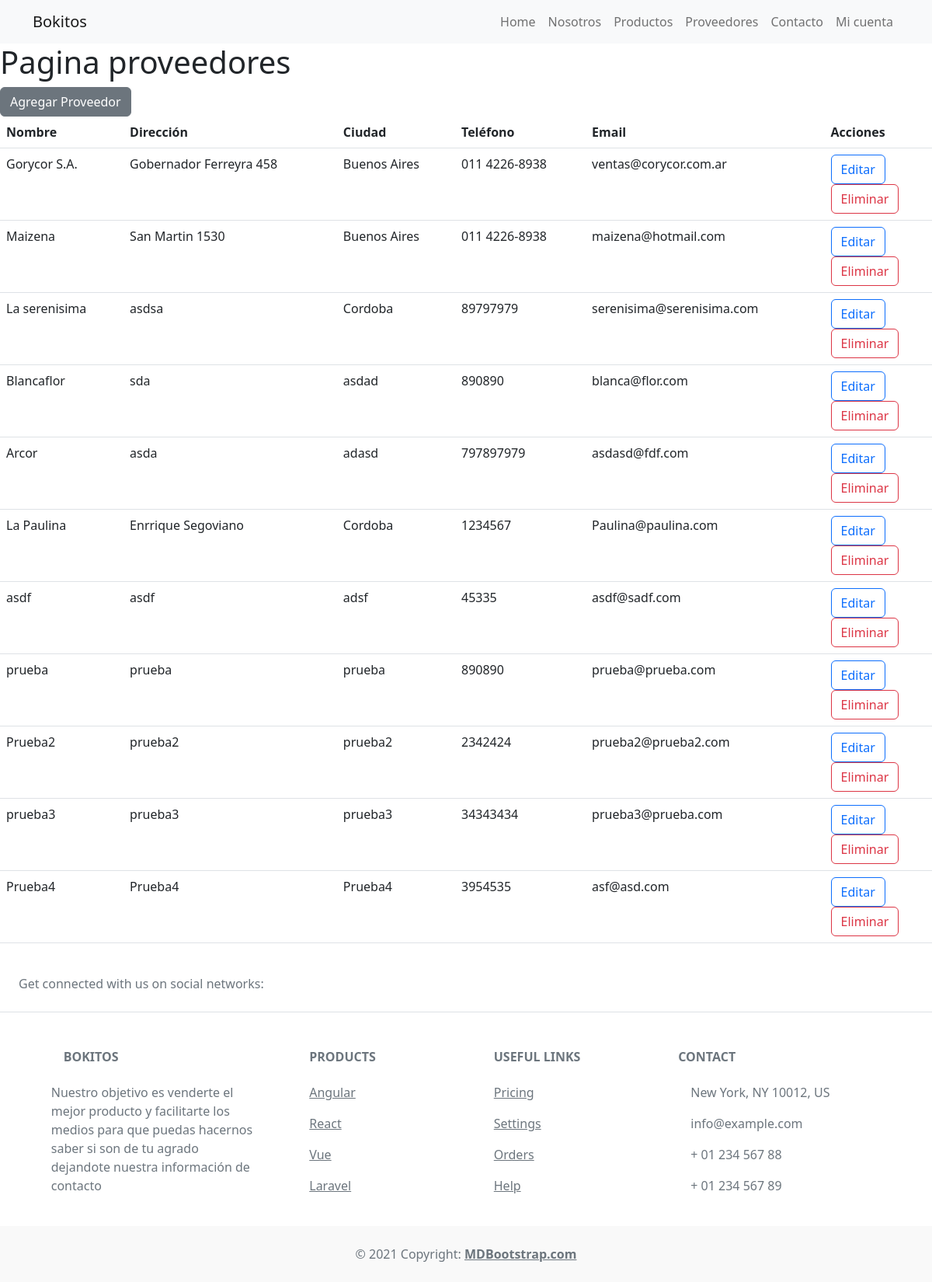
Page /proveedores/ on the earlier database version.
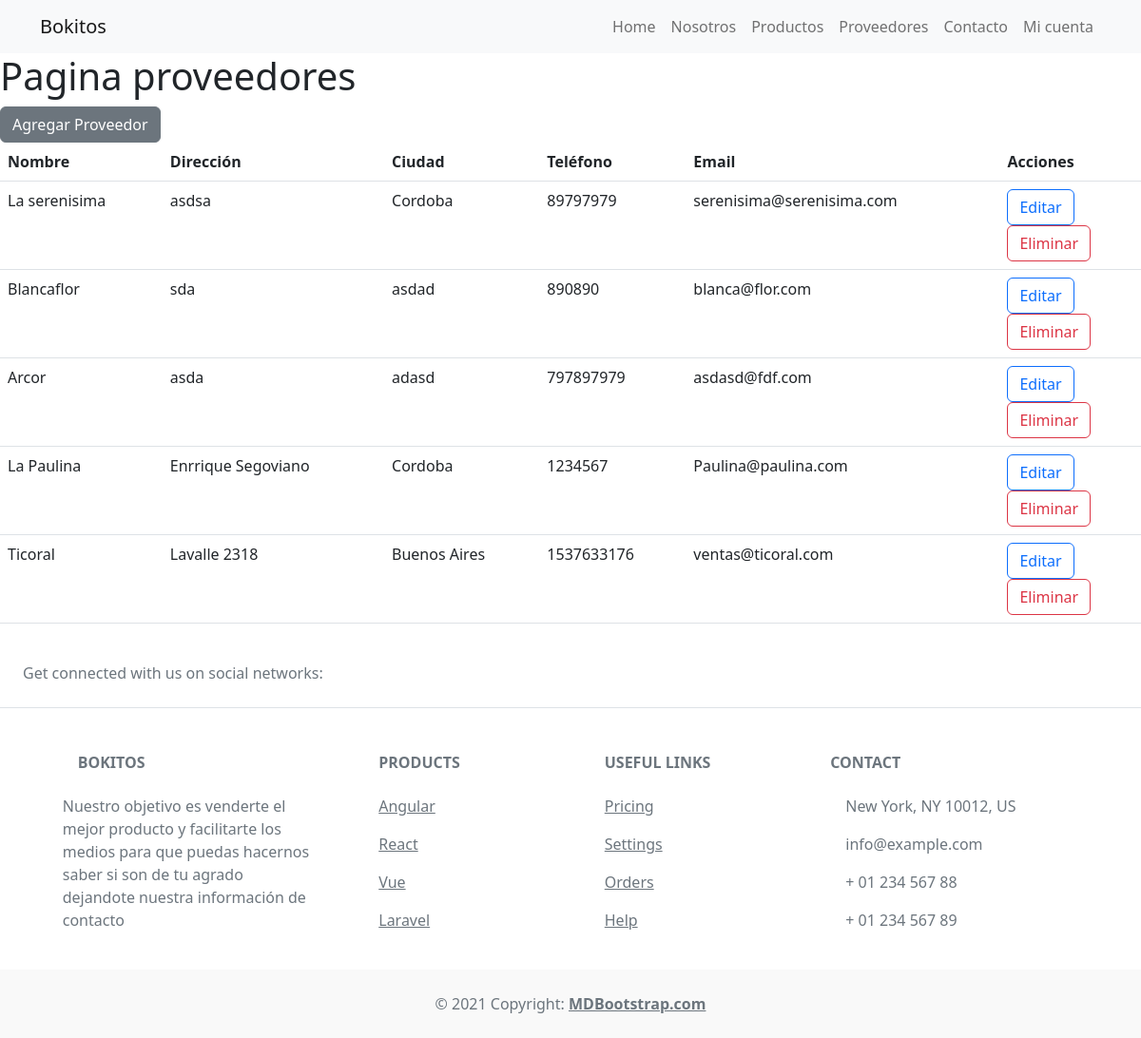
Same page on the later database version.
### applications/proveedores/models.py (models this page shows, shortened)
class proveedor(models.Model):
    nombre = models.CharField(max_length=50)
    direccion = models.CharField(max_length=50)
    ciudad = models.CharField(max_length=50)
    telefono = models.CharField(max_length=15)
    codigo_postal = models.CharField(max_length=5)
    email = models.EmailField(max_length=254)

### applications/proveedores/views.py (the view)
# urls.py: path('proveedores/', views.proveedores, name='proveedores'),
def proveedores(request):
    proveedores = proveedor.objects.all()
    return render(request, 'proveedores/proveedores.html', {'proveedores':proveedores})

### bokitos/templates/proveedores/proveedores.html (shortened to what this page needs)
{% extends 'home/base.html' %}
{% block content %}
    <h1>Pagina proveedores</h1>
    <form action = "{% url 'agregar_proveedor' %}" method="post">
      <button  type="submit" class="btn btn-secondary">Agregar Proveedor</button>
    </form>
    <table class="table">
        <thead>
          <tr>
            <th scope="col">Nombre</th>
            <th scope="col">Dirección</th>
            <th scope="col">Ciudad</th>
            <th scope="col">Teléfono</th>
            <th scope="col">Email</th>
            <th scope="col">Acciones</th>
          </tr>
        </thead>
        <tbody>
            {% for proveedores in proveedores %}
          <tr>
            <td>{{proveedores.nombre}}</td>
            <td>{{proveedores.direccion}}</td>
            <td>{{proveedores.ciudad}}</td>
            <td>{{proveedores.telefono}}</td>
            <td>{{proveedores.email}}</td>
            <td>
              <button type="button" class="btn btn-outline-primary">Editar</button>
              <form action="{% url 'eliminar-proveedor' proveedores.pk %}">
                <button id= "btn_eliminar" name="btn_eliminar" type="submit" class="btn btn-outline-danger">Eliminar</button>
              </form>
            </td>
          </tr>
            {% endfor %}
        </tbody>
      </table>
{% endblock content %}

### bokitos/templates/home/base.html (shortened to what this page needs)
{% load static %}
<!DOCTYPE html>
<html lang="en">
  <head>
    <link
      href="https://cdn.jsdelivr.net/npm/bootstrap@5.2.1/dist/css/bootstrap.min.css"
      rel="stylesheet"
    />
    <link rel="stylesheet" href="{% static '/css/styles.css' %}">
  </head>
  <body>
    <nav class="navbar navbar-expand-lg bg-light">
      <div class="container">
        <a class="navbar-brand" href="#">Bokitos</a>
        <div class="collapse navbar-collapse" id="navbarNavAltMarkup">
          <div class="navbar-nav ms-auto">
            <a class="nav-link" href="/home">Home</a>
            <a class="nav-link" href="/nosotros">Nosotros</a>
            <a class="nav-link" href="/productos">Productos</a>
            <a class="nav-link" href="/proveedores">Proveedores</a>
            <a class="nav-link" href="#">Contacto</a>
            <a class="nav-link" href="#">Mi cuenta</a>
          </div>
        </div>
      </div>
    </nav>
    {% block content %} {% endblock content %}
    <footer class="text-center text-lg-start bg-white text-muted">
      <section
        class="d-flex justify-content-center justify-content-lg-between p-4 border-bottom"
      >
        <div class="me-5 d-none d-lg-block">
          <span>Get connected with us on social networks:</span>
        </div>
        <div>
        </div>
      </section>
      <section class="">
        <div class="container text-center text-md-start mt-5">
          <div class="row mt-3">
            <div class="col-md-3 col-lg-4 col-xl-3 mx-auto mb-4">
              <h6 class="text-uppercase fw-bold mb-4">
                Bokitos
              </h6>
              <p>
                Nuestro objetivo es venderte el mejor producto y facilitarte los medios para que puedas hacernos saber si son de tu agrado dejandote nuestra información de contacto
              </p>
            </div>
            <div class="col-md-2 col-lg-2 col-xl-2 mx-auto mb-4">
              <h6 class="text-uppercase fw-bold mb-4">Products</h6>
              <p>
                <a href="#!" class="text-reset">Angular</a>
              </p>
              <p>
                <a href="#!" class="text-reset">React</a>
              </p>
              <p>
                <a href="#!" class="text-reset">Vue</a>
              </p>
              <p>
                <a href="#!" class="text-reset">Laravel</a>
              </p>
            </div>
            <div class="col-md-3 col-lg-2 col-xl-2 mx-auto mb-4">
              <h6 class="text-uppercase fw-bold mb-4">Useful links</h6>
              <p>
                <a href="#!" class="text-reset">Pricing</a>
              </p>
              <p>
                <a href="#!" class="text-reset">Settings</a>
              </p>
              <p>
                <a href="#!" class="text-reset">Orders</a>
              </p>
              <p>
                <a href="#!" class="text-reset">Help</a>
              </p>
            </div>
            <div class="col-md-4 col-lg-3 col-xl-3 mx-auto mb-md-0 mb-4">
              <h6 class="text-uppercase fw-bold mb-4">Contact</h6>
              <p>
                 New York, NY
                10012, US
              </p>
              <p>
                info@example.com
              </p>
              <p>
                 + 01 234 567 88
              </p>
              <p>
                 + 01 234 567 89
              </p>
            </div>
          </div>
        </div>
      </section>
      <div
        class="text-center p-4"
        style="background-color: rgba(0, 0, 0, 0.025)"
      >
        © 2021 Copyright:
        <a class="text-reset fw-bold" href="https://mdbootstrap.com/"
          >MDBootstrap.com</a
        >
      </div>
    </footer>
  </body>
</html>

Differences in the rows shown:
removed proveedor: nombre "Gorycor S.A.", direccion "Gobernador Ferreyra 458", ciudad "Buenos Aires", telefono "011 4226-8938", email "ventas@corycor.com.ar"
removed proveedor: nombre "Maizena", direccion "San Martin 1530", ciudad "Buenos Aires", telefono "011 4226-8938", email "maizena@hotmail.com"
removed proveedor: nombre "asdf", direccion "asdf", ciudad "adsf", telefono "45335", email "asdf@sadf.com"
removed proveedor: nombre "prueba", direccion "prueba", ciudad "prueba", telefono "890890", email "prueba@prueba.com"
removed proveedor: nombre "Prueba2", direccion "prueba2", ciudad "prueba2", telefono "2342424", email "prueba2@prueba2.com"
removed proveedor: nombre "prueba3", direccion "prueba3", ciudad "prueba3", telefono "34343434", email "prueba3@prueba.com"
removed proveedor: nombre "Prueba4", direccion "Prueba4", ciudad "Prueba4", telefono "3954535", email "asf@asd.com"
added proveedor: nombre "Ticoral", direccion "Lavalle 2318", ciudad "Buenos Aires", telefono "1537633176", email "ventas@ticoral.com"
